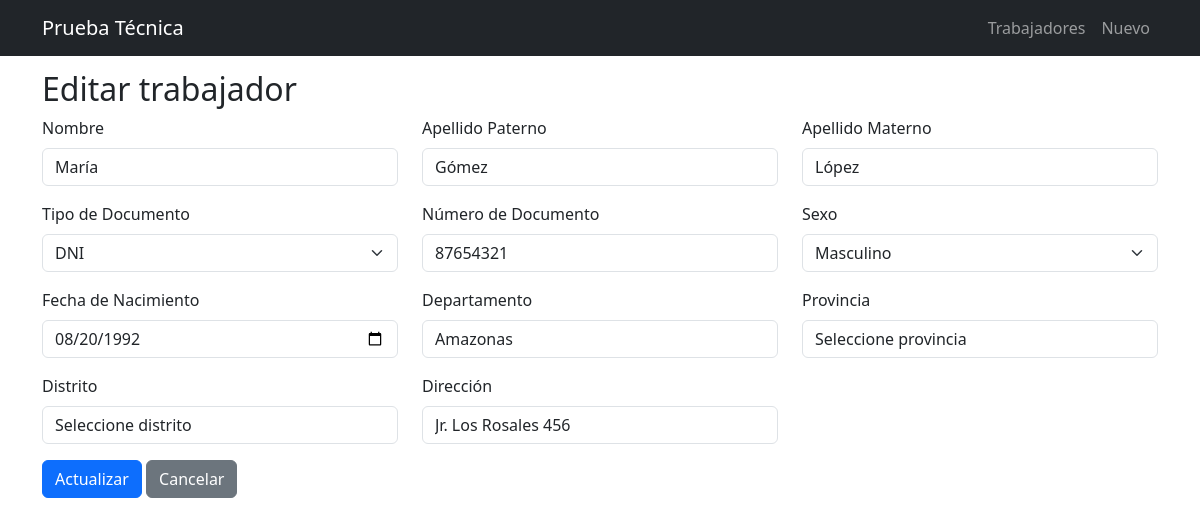
Page /index.php?controller=trabajadores&action=edit&id=2 on the committed database.
### tables this page shows
CREATE TABLE IF NOT EXISTS trabajadores (
  id INT AUTO_INCREMENT PRIMARY KEY,
  nombre VARCHAR(255) NOT NULL,
  apellido_paterno VARCHAR(255) DEFAULT NULL,
  apellido_materno VARCHAR(255) DEFAULT NULL,
  tipo_documento VARCHAR(50) DEFAULT NULL,
  numero_documento VARCHAR(50) DEFAULT NULL,
  sexo VARCHAR(20) DEFAULT NULL,
  fecha_nacimiento DATE DEFAULT NULL,
  departamento_id VARCHAR(255) DEFAULT NULL,
  provincia_id VARCHAR(255) DEFAULT NULL,
  distrito_id VARCHAR(255) DEFAULT NULL,
  direccion VARCHAR(500) DEFAULT NULL,
  position VARCHAR(255) DEFAULT NULL,
  email VARCHAR(255) DEFAULT NULL,
  salary DECIMAL(10,2) DEFAULT 0,
  created_at TIMESTAMP DEFAULT CURRENT_TIMESTAMP
);

CREATE TABLE `ubigeodepartamento` (
  `id` VARCHAR(2) NOT NULL,
  `descripcion` VARCHAR(45) NOT NULL,
  PRIMARY KEY (`id`) USING BTREE
);

### controllers/TrabajadoresController.php (called while the page is built, shortened)
<?php
class TrabajadoresController
{
    protected $trabajadorModel;
    protected $departamentoModel;
    protected $provinciaModel;
    protected $distritoModel;
    public function __construct(PDO $pdo)
    {
        $this->trabajadorModel = new Trabajador($pdo);
        $this->departamentoModel = new Departamento($pdo);
        $this->provinciaModel = new Provincia($pdo);
        $this->distritoModel = new Distrito($pdo);
    }
    protected function render($view, $data = [])
    {
        extract($data);
        include __DIR__ . '/../views/layout/header.php';
        include __DIR__ . '/../views/' . $view . '.php';
        include __DIR__ . '/../views/layout/footer.php';
    }
    public function edit()
    {
        $id = $_GET['id'] ?? null;
        $trabajador = $this->trabajadorModel->find($id);
        $departamentos = $this->departamentoModel->all();
        $provincias = $this->provinciaModel->findByDepartamentoId($trabajador['departamento_id']);
        $distritos = $this->distritoModel->findByProvinciaId($trabajador['provincia_id']);
        $this->render('trabajadores/edit', ['trabajador' => $trabajador, 'departamentos' => $departamentos, 'provincias' => $provincias, 'distritos' => $distritos]);
    }
}

### models/Trabajador.php (called while the page is built, shortened)
<?php
class Trabajador
{
    protected $db;
    public function __construct(PDO $pdo)
    {
        $this->db = $pdo;
    }
    public function find($id)
    {
        $stmt = $this->db->prepare('SELECT * FROM trabajadores WHERE id = :id');
        $stmt->execute(['id' => $id]);
        return $stmt->fetch();
    }
}

### models/Departamento.php (called while the page is built, shortened)
<?php
class Departamento
{
    protected $db;
    public function __construct(PDO $pdo)
    {
        $this->db = $pdo;
    }
    public function all()
    {
        $stmt = $this->db->query('SELECT * FROM ubigeodepartamento ORDER BY id DESC');
        return $stmt->fetchAll();
    }
}

### views/trabajadores/edit.php (the view, shortened to what this page needs)
<h2>Editar trabajador</h2>
<?php if (!$trabajador): ?>
   <div class="alert alert-danger">Trabajador no encontrado.</div>
<?php else: ?>
   <form action="index.php?controller=trabajadores&action=update" method="post">
      <div class="row">
         <div class="col-md-4">
            <div class="mb-3">
               <label class="form-label">Nombre</label>
               <input type="text" name="nombre" class="form-control" value="<?= htmlspecialchars($trabajador['nombre']) ?>" required>
            </div>
         </div>
         <div class="col-md-4">
            <div class="mb-3">
               <label class="form-label">Apellido Paterno</label>
               <input type="text" name="apellido_paterno" class="form-control" value="<?= htmlspecialchars($trabajador['apellido_paterno']) ?>" required>
            </div>
         </div>
         <div class="col-md-4">
            <div class="mb-3">
               <label class="form-label">Apellido Materno</label>
               <input type="text" name="apellido_materno" class="form-control" value="<?= htmlspecialchars($trabajador['apellido_materno']) ?>" required>
            </div>
         </div>
         <div class="col-md-4">
            <div class="mb-3">
               <label class="form-label">Tipo de Documento</label>
               <select name="tipo_documento" class="form-select" required>
                  <option value="DNI" <?= $trabajador['tipo_documento'] === 'DNI' ? 'selected' : '' ?>>DNI</option>
               </select>
            </div>
         </div>
         <div class="col-md-4">
            <div class="mb-3">
               <label class="form-label">Número de Documento</label>
               <input type="text" name="numero_documento" class="form-control" value="<?= htmlspecialchars($trabajador['numero_documento']) ?>" required>
            </div>
         </div>
         <div class="col-md-4">
            <div class="mb-3">
               <label class="form-label">Sexo</label>
               <select name="sexo" class="form-select" required>
                  <option value="Masculino" <?= $trabajador['sexo'] === 'Masculino' ? 'selected' : '' ?>>Masculino</option>
               </select>
            </div>
         </div>
         <div class="col-md-4">
            <div class="mb-3">
               <label class="form-label">Fecha de Nacimiento</label>
               <input type="date" name="fecha_nacimiento" class="form-control" value="<?= htmlspecialchars($trabajador['fecha_nacimiento']) ?>" required>
            </div>
         </div>
         <div class="col-md-4">
            <div class="mb-3">
               <label class="form-label">Departamento</label>
               <select name="departamento" id="departamento" class="form-control" required>
                  <?php foreach ($departamentos as $dep): ?>
                     <option value="<?= $dep['id'] ?>" <?= $trabajador['departamento_id'] == $dep['id'] ? 'selected' : '' ?>><?= htmlspecialchars($dep['descripcion']) ?></option>
                  <?php endforeach; ?>
               </select>
            </div>
         </div>
         <div class="col-md-4">
            <div class="mb-3">
               <label class="form-label">Provincia</label>
               <select name="provincia" id="provincia" class="form-control" required>
                  <option value="">Seleccione provincia</option>
               </select>
            </div>
         </div>
         <div class="col-md-4">
            <div class="mb-3">
               <label class="form-label">Distrito</label>
               <select name="distrito" id="distrito" class="form-control" required>
                  <option value="">Seleccione distrito</option>
               </select>
            </div>
         </div>
         <div class="col-md-4">
            <div class="mb-3">
               <label class="form-label">Dirección</label>
               <input type="text" name="direccion" class="form-control" value="<?= htmlspecialchars($trabajador['direccion']) ?>" required>
            </div>
         </div>
      </div>
      <button class="btn btn-primary">Actualizar</button>
      <a href="index.php?controller=trabajadores&action=index" class="btn btn-secondary">Cancelar</a>
   </form>
<?php endif; ?>

### views/layout/header.php (style rules this page uses)
body { padding-top: 70px; }

### rows in the picture
trabajadores: nombre "María", apellido_paterno "Gómez", apellido_materno "López", tipo_documento "DNI", numero_documento "87654321", fecha_nacimiento "08/20/1992", departamento "Amazonas", direccion "Jr. Los Rosales 456"
